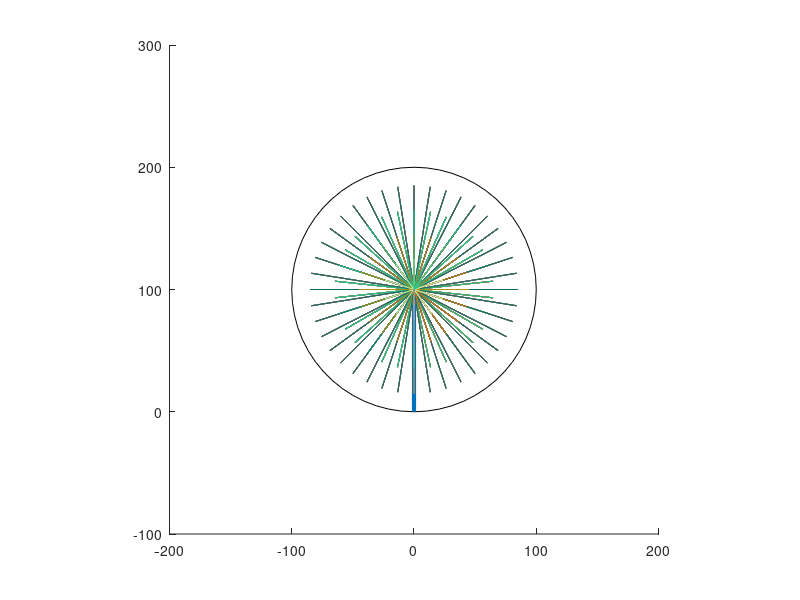

Here is the MATLAB script that generated this plot:
R = 100;
figure;pause(2);axis('equal');
axis([-R-100,R+100,-100,2*R+100])
hold on;

radius = R;
center = [0 R];
pos = [center-radius 2*radius 2*radius];
rectangle('Position',pos,'Curvature',[1 1]);

Number=4
for index=1:Number
    complete(index)=1;
    color{index}=[rand() rand() rand()];
end

plot([0,0],[0,100],'LineWidth',3)

for thetaO = 0:(pi/10):(32*pi)
    for index=1:Number
        radius = 5;
        R = 20*index;
        theta = thetaO/(index/2);
        if (rem(theta,2*pi)==0)
            complete(index)=complete(index)*-1;
            color{index}=[rand() rand() rand()];
        end
        theta = theta*complete(index);
        pos = [(R+radius)*sin(theta)-radius 100-(R+radius)*cos(theta)-radius 2*radius 2*radius];
        circle(index) = rectangle('Position',pos,'Curvature',[1 1],'FaceColor',color{index},'EdgeColor',color{index},'LineWidth',3);
        line(index)=plot([0,pos(1)+radius],[100,pos(2)+radius],'color',color{index});
    end
%    pause(0.01);
    for index = 1:Number
        set(circle(index),'Visible','off');
        %set(line(index),'Visible','off');
    end
end